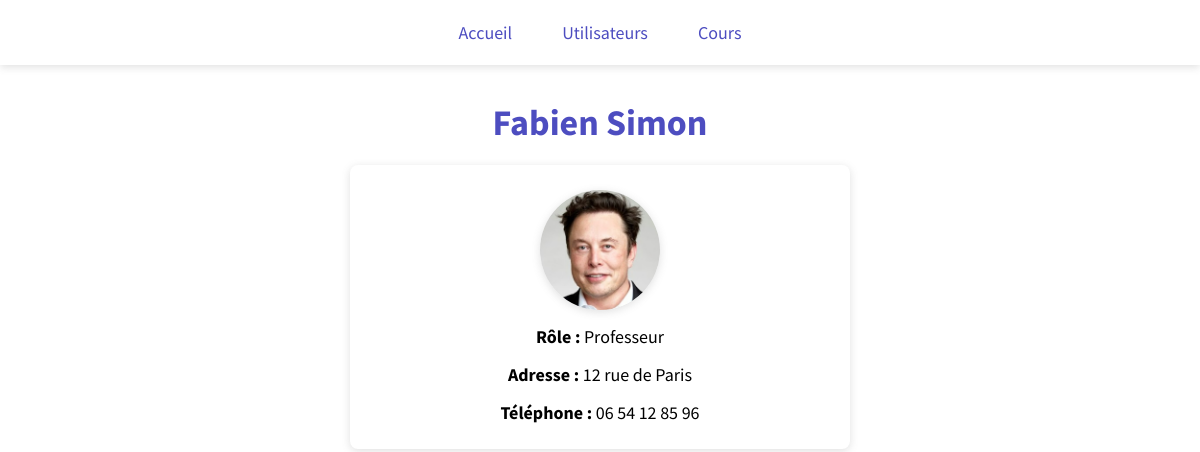
The page /user.php?id=1 on the database its author committed.
### tables this page shows
CREATE TABLE `user` (
  `id` int(11) NOT NULL,
  `first_name` varchar(255) NOT NULL,
  `last_name` varchar(255) NOT NULL,
  `role` varchar(255) NOT NULL,
  `thumbnail_url` text NOT NULL,
  `address` varchar(255) NOT NULL,
  `phone` varchar(255) NOT NULL
);

### classes/Database.php (called while the page is built, shortened)
<?php
class Database
{
    static function Connect()
    {
        try {
            return new PDO('mysql:host=localhost;dbname=tp', self::USERNAME, self::PASSWORD, [
                PDO::ATTR_ERRMODE => PDO::ERRMODE_EXCEPTION
            ]);
        } catch (Exception $e) {
            die('Erreur lors de la connexion à la base de données.');
        }
    }
}

### models/UserModel.php (called while the page is built, shortened)
<?php
require_once('classes/User.php');
class UserModel
{
    public function __construct()
    {
        require_once('classes/Database.php');
        $this->database = Database::Connect();
    }
    public function getUserById(int $id): ?User
    {
        $query = $this->database->prepare('SELECT first_name, last_name, thumbnail_url, role, address, phone FROM user WHERE id = ?');
        $query->execute([$id]);
        $result = $query->fetchAll(PDO::FETCH_CLASS, 'User');
        return count($result) > 0 ? $result[0] : null;
    }
}

### classes/User.php (called while the page is built)
<?php
class User
{
    public function getFirstLastName(): string
    {
        return $this->first_name . ' ' . $this->last_name;
    }
    public function getThumbnailPath(): string
    {
        return 'assets/images/user_thumbnails/' . $this->thumbnail_url;
    }
}

### user.php (the view, shortened to what this page needs)
<?php
require_once('models/UserModel.php');
$userModel = new UserModel;
$user = $userModel->getUserById($_GET['id']);
$title = $user->getFirstLastName();
require_once('includes/header.php');
?>
<h1 class="title"><?= $title ?></h1>
<div class="card center user">
    <img class="thumbnail" src="<?= $user->getThumbnailPath() ?>" alt="Photo de l'utilisateur">
    <p><strong>Rôle :</strong> <?= $user->role ?></p>
    <p><strong>Adresse :</strong> <?= $user->address ?></p>
    <p><strong>Téléphone :</strong> <?= $user->phone ?></p>
</div>
<?php require_once('includes/footer.php'); ?>

### assets/stylesheets/style.css (style rules this page uses)
* { box-sizing: border-box; margin: 0; padding: 0; }
body { font-family: "Source Sans Pro", sans-serif; font-size: 18px; margin: 0; }
.container .center { margin: 0 auto; }
.container .card { max-width: 500px; padding: 25px; border-radius: 8px; box-shadow: rgba(99, 99, 99, 0.2) 0px 2px 8px 0px; }
.container .card.user { display: flex; flex-direction: column; align-items: center; }
.container .card img.thumbnail { width: 120px; height: 120px; -o-object-fit: cover; object-fit: cover; border-radius: 50%; box-shadow: rgba(99, 99, 99, 0.2) 0px 2px 8px 0px; }
.container .card > ul li:not(:last-child), .container .card > p:not(:last-child) { margin-bottom: 15px; }
.container .card > p:first-of-type:not(:first-child) { margin-top: 15px; }
.container .title { color: rgb(77, 77, 192); text-align: center; margin-bottom: 20px; }

### rows shown on the page
user: title "Fabien Simon", thumbnail_url (picture), role "Professeur", address "12 rue de Paris", phone "06 54 12 85 96"
